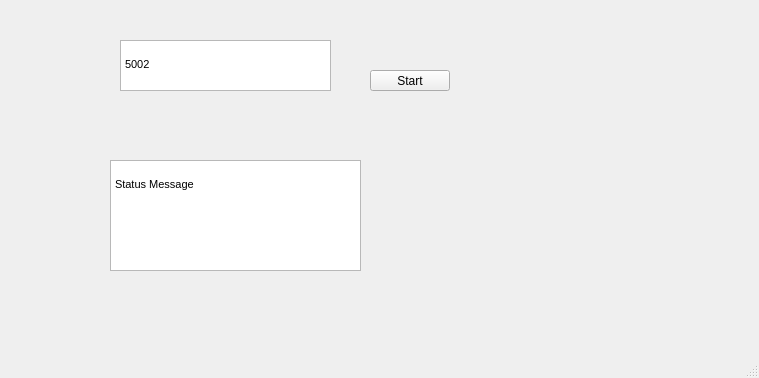
<?xml version="1.0" encoding="UTF-8"?>
<ui version="4.0">
 <class>MainWindow</class>
 <widget class="QMainWindow" name="MainWindow">
  <property name="geometry">
   <rect>
    <x>0</x>
    <y>0</y>
    <width>759</width>
    <height>378</height>
   </rect>
  </property>
  <property name="windowTitle">
   <string>MainWindow</string>
  </property>
  <widget class="QWidget" name="centralwidget">
   <widget class="QTextEdit" name="textEditPort">
    <property name="geometry">
     <rect>
      <x>120</x>
      <y>40</y>
      <width>211</width>
      <height>51</height>
     </rect>
    </property>
    <property name="html">
     <string>&lt;!DOCTYPE HTML PUBLIC &quot;-//W3C//DTD HTML 4.0//EN&quot; &quot;http://www.w3.org/TR/REC-html40/strict.dtd&quot;&gt;
&lt;html&gt;&lt;head&gt;&lt;meta name=&quot;qrichtext&quot; content=&quot;1&quot; /&gt;&lt;style type=&quot;text/css&quot;&gt;
p, li { white-space: pre-wrap; }
&lt;/style&gt;&lt;/head&gt;&lt;body style=&quot; font-family:'MS Shell Dlg 2'; font-size:8.25pt; font-weight:400; font-style:normal;&quot;&gt;
&lt;p style=&quot;-qt-paragraph-type:empty; margin-top:0px; margin-bottom:0px; margin-left:0px; margin-right:0px; -qt-block-indent:0; text-indent:0px;&quot;&gt;&lt;br /&gt;&lt;/p&gt;
&lt;p style=&quot; margin-top:0px; margin-bottom:0px; margin-left:0px; margin-right:0px; -qt-block-indent:0; text-indent:0px;&quot;&gt;&lt;span style=&quot; font-size:8pt;&quot;&gt;5002&lt;/span&gt;&lt;/p&gt;&lt;/body&gt;&lt;/html&gt;</string>
    </property>
   </widget>
   <widget class="QTextEdit" name="textEditPortStatus">
    <property name="geometry">
     <rect>
      <x>110</x>
      <y>160</y>
      <width>251</width>
      <height>111</height>
     </rect>
    </property>
    <property name="markdown">
     <string>Status Message

</string>
    </property>
    <property name="html">
     <string>&lt;!DOCTYPE HTML PUBLIC &quot;-//W3C//DTD HTML 4.0//EN&quot; &quot;http://www.w3.org/TR/REC-html40/strict.dtd&quot;&gt;
&lt;html&gt;&lt;head&gt;&lt;meta name=&quot;qrichtext&quot; content=&quot;1&quot; /&gt;&lt;style type=&quot;text/css&quot;&gt;
p, li { white-space: pre-wrap; }
&lt;/style&gt;&lt;/head&gt;&lt;body style=&quot; font-family:'MS Shell Dlg 2'; font-size:8.25pt; font-weight:400; font-style:normal;&quot;&gt;
&lt;p style=&quot;-qt-paragraph-type:empty; margin-top:0px; margin-bottom:0px; margin-left:0px; margin-right:0px; -qt-block-indent:0; text-indent:0px;&quot;&gt;&lt;br /&gt;&lt;/p&gt;
&lt;p style=&quot; margin-top:0px; margin-bottom:0px; margin-left:0px; margin-right:0px; -qt-block-indent:0; text-indent:0px;&quot;&gt;Status Message&lt;/p&gt;&lt;/body&gt;&lt;/html&gt;</string>
    </property>
   </widget>
   <widget class="QPushButton" name="pushButtonStart">
    <property name="geometry">
     <rect>
      <x>370</x>
      <y>70</y>
      <width>80</width>
      <height>21</height>
     </rect>
    </property>
    <property name="text">
     <string>Start</string>
    </property>
   </widget>
  </widget>
  <widget class="QMenuBar" name="menubar">
   <property name="geometry">
    <rect>
     <x>0</x>
     <y>0</y>
     <width>759</width>
     <height>20</height>
    </rect>
   </property>
  </widget>
  <widget class="QStatusBar" name="statusbar"/>
 </widget>
 <resources/>
 <connections/>
</ui>
